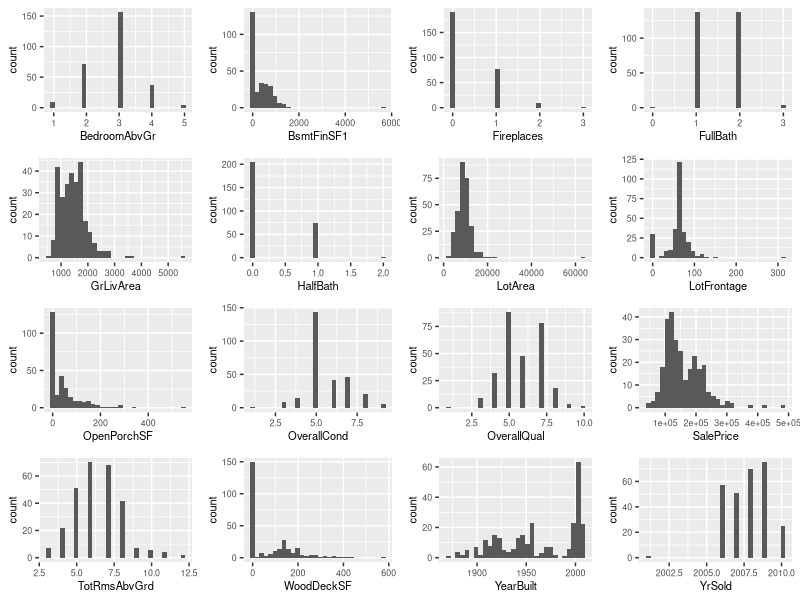
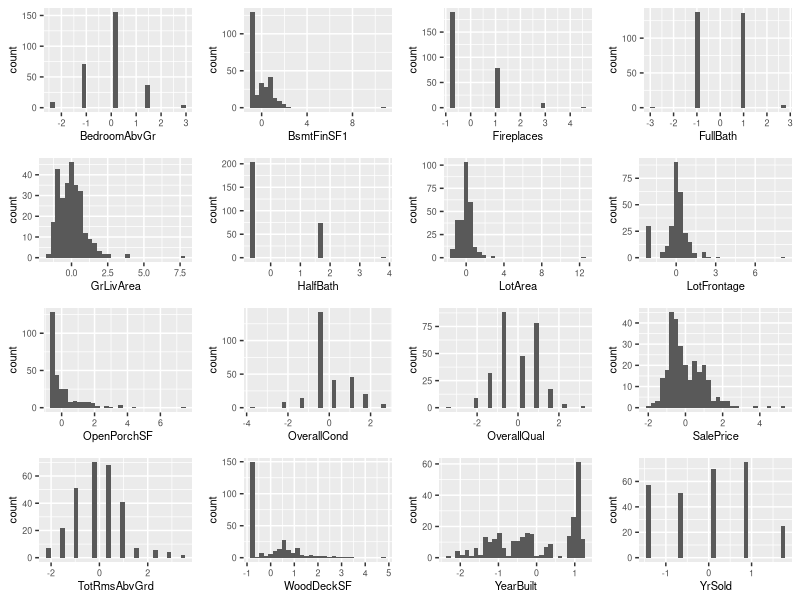

The R source for these figures, in order: (Note: this script raises an error after producing the figures.)
library(caret) # For dummyVars()
library(ggpubr)
library(tidyverse)

# Read in the source data files.
CollegeCr <- read.csv('../Data/CollegeCr.csv')
CollegeCr_test <- read.csv('../Data/CollegeCr.test.csv')
Edwards <- read.csv('../Data/Edwards.csv')
Edwards_test <- read.csv('../Data/Edwards.test.csv')
OldTown <- read.csv('../Data/OldTown.csv')
OldTown_test <- read.csv('../Data/OldTown.test.csv')

# Find the common column names between the files to combine.
intersect_colnames <- sort(Reduce(intersect,list(colnames(CollegeCr),colnames(Edwards),colnames(OldTown))))
intersect_colnames_test <- sort(Reduce(intersect,list(colnames(CollegeCr_test),colnames(Edwards_test),colnames(OldTown_test))))

# Combine the neighborhoods into a common dataframe.
# Retain their neighborhood name into a variable named `Neighborhood`
df_neighborhoods <- rbind(CollegeCr[,intersect_colnames] %>% mutate(Neighborhood = "CollegeCr"),
      Edwards[,intersect_colnames] %>% mutate(Neighborhood = "Edwards")
      ,OldTown[,intersect_colnames] %>% mutate(Neighborhood = "OldTown"))

df_neighborhoods_test <- rbind(CollegeCr_test[,intersect_colnames_test] %>% mutate(Neighborhood = "CollegeCr"),
                               Edwards_test[,intersect_colnames_test] %>% mutate(Neighborhood = "Edwards")
                               ,OldTown_test[,intersect_colnames_test] %>% mutate(Neighborhood = "OldTown"))

# The training/test split between neighborhoods is slightly imbalanced.
nrow(CollegeCr) / (nrow(CollegeCr) + nrow(CollegeCr_test)) # 0.7945205
nrow(Edwards) / (nrow(Edwards) + nrow(Edwards_test)) # 0.8314607
nrow(OldTown) / (nrow(OldTown) + nrow(OldTown_test)) # 0.8018018


# Separate the columns with multiple delimited values (`Exterior` and `LotInfo`) into separate columns.
exterior_cols = c("Exterior1st","ExteriorQual","ExteriorCond")
lot_cols = c("LotConfig","LotShape","LotArea","LotFrontage")

df_neighborhoods_separate <- df_neighborhoods %>% separate(Exterior, exterior_cols, sep=";") %>% separate(LotInfo, lot_cols, sep=";")
df_neighborhoods_separate_test <- df_neighborhoods_test %>% separate(Exterior, exterior_cols, sep=";") %>% separate(LotInfo, lot_cols, sep=";")

df_neighborhoods_separate[,c("LotArea","LotFrontage")] <- sapply(df_neighborhoods_separate[,c("LotArea","LotFrontage")], as.integer)
df_neighborhoods_separate_test[,c("LotArea","LotFrontage")] <- sapply(df_neighborhoods_separate_test[,c("LotArea","LotFrontage")], as.integer)


# Fill in "NA" for empty strings in `BsmtQual`, `BsmtFinType1`, and `GarageType`.
# Also replace the empty `LotFR3` columns with 0. We will assume they do not have frontage on 3 sides.
empty_string_cols <- c("BsmtQual","BsmtFinType1","GarageType")
df_neighborhoods_impute <- df_neighborhoods_separate %>% 
                            mutate_at(empty_string_cols, ~replace(., . == "", "NA")) %>%
                            mutate_at("BsmtCond", ~replace(., is.na(.), "NA")) %>%
                            mutate_at("LotFrontage", ~replace(., is.na(.), 0)
                            )
df_neighborhoods_impute_test <- df_neighborhoods_separate_test %>% 
                                  mutate_at(empty_string_cols, ~replace(., . == "", "NA")) %>%
                                  mutate_at("BsmtCond", ~replace(., is.na(.), "NA")) %>%
                                  mutate_at("LotFrontage", ~replace(., is.na(.), 0)
                                  )


# Plot histograms for numeric columns
num_cols <- colnames(select_if(df_neighborhoods_impute, is.numeric))

for(i in num_cols){
  
  assign(paste('plot_',i,sep=""), 
         ggplot(data=df_neighborhoods_impute, aes_string(x=i)) + geom_histogram() + theme(text = element_text(size = 8))
  )
}

ggarrange(
  plot_BedroomAbvGr,
  plot_BsmtFinSF1,
  plot_Fireplaces,
  plot_FullBath,
  plot_GrLivArea,
  plot_HalfBath,
  plot_LotArea,
  plot_LotFrontage,
  plot_OpenPorchSF,
  plot_OverallCond,
  plot_OverallQual,
  plot_SalePrice,
  plot_TotRmsAbvGrd,
  plot_WoodDeckSF,
  plot_YearBuilt,
  plot_YrSold
)

# Removing the record with `YrSold` of 2001 because it is an error.
# Also removing the `Utilities` column because it only has one value.
df_neighborhoods_cleaned <- df_neighborhoods_impute[-which(df_neighborhoods_impute$YrSold == 2001) , !names(df_neighborhoods_impute) == "Utilities"]
df_neighborhoods_cleaned_test <- df_neighborhoods_impute_test[ , !names(df_neighborhoods_impute) == "Utilities"] # There is no `YrSold` == 2001 record to remove from the test data.


df_neighborhoods_scaled <- df_neighborhoods_cleaned %>% mutate_if(is.numeric, scale)
df_neighborhoods_scaled_test <- df_neighborhoods_cleaned_test %>% mutate_if(is.numeric, scale)

num_cols <- colnames(select_if(df_neighborhoods_scaled, is.numeric))

for(i in num_cols){
  
  assign(paste('plot_scaled_',i,sep=""), 
         ggplot(data=df_neighborhoods_scaled, aes_string(x=i)) + geom_histogram() + theme(text = element_text(size = 8))
  )
}

ggarrange(
  plot_scaled_BedroomAbvGr,
  plot_scaled_BsmtFinSF1,
  plot_scaled_Fireplaces,
  plot_scaled_FullBath,
  plot_scaled_GrLivArea,
  plot_scaled_HalfBath,
  plot_scaled_LotArea,
  plot_scaled_LotFrontage,
  plot_scaled_OpenPorchSF,
  plot_scaled_OverallCond,
  plot_scaled_OverallQual,
  plot_scaled_SalePrice,
  plot_scaled_TotRmsAbvGrd,
  plot_scaled_WoodDeckSF,
  plot_scaled_YearBuilt,
  plot_scaled_YrSold
)

# Not needed for now, but will find the names of non-numeric columns.
# non_num_cols <- colnames(select_if(df_neighborhoods_scaled, negate(is.numeric)))

# Encodes the categorical 
dmy <- dummyVars(" ~ .", data = df_neighborhoods_scaled[, !names(df_neighborhoods_scaled) == "SalePrice"])
df_neighborhoods_final <- cbind(data.frame(predict(dmy, newdata = df_neighborhoods_scaled)), df_neighborhoods_scaled$SalePrice)
names(df_neighborhoods_final)[names(df_neighborhoods_final) == "df_neighborhoods_scaled$SalePrice"] <- "SalePrice"
write.csv(df_neighborhoods_final, '../df_neighborhoods_final.csv')

df_neighborhoods_final_test <- data.frame(predict(dmy, newdata = df_neighborhoods_scaled_test))

# Saving this code in case we need to just change variables to factors instead of encoding.
# str(df_neighborhoods_scaled %>% mutate_if(negate(is.numeric), as.factor))


str(df_neighborhoods_scaled_test %>% mutate_if(negate(is.numeric), as.factor))
